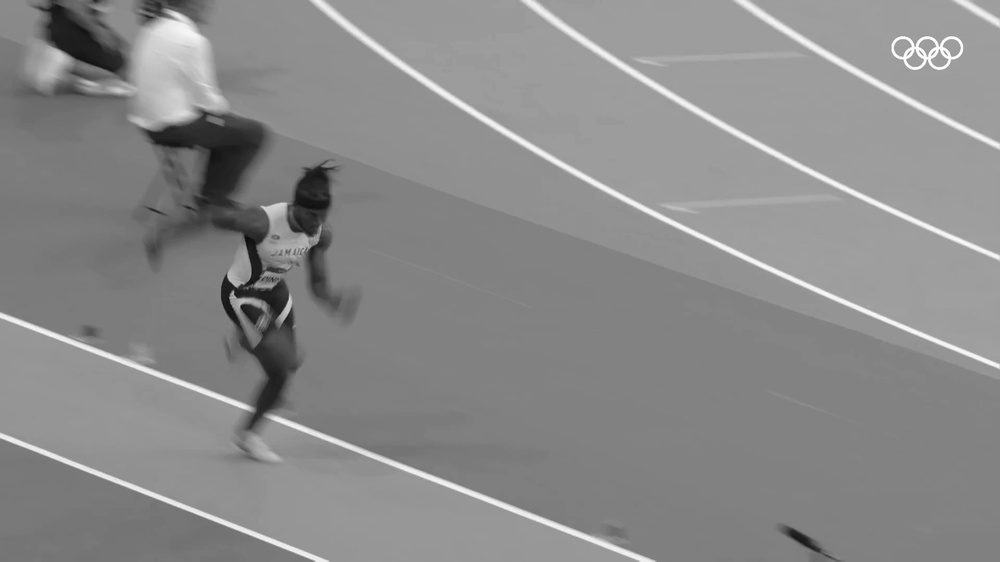
#> input picture grayscale_frames/match1/frame_0000.jpg, 1000 x 562 px, shrunk from 1920 x 1080 before the run, found by its file name
$ jupyter execute 05_clahe_enhancement.ipynb
#> lines starting #> are read from the running program, lines starting #| are printed output that depends on the picture
[cell 1]
import cv2
import os
import matplotlib.pyplot as plt

[cell 2]
input_folder = r"C:\Users\TECH STORE\OneDrive\Desktop\IP_Project\denoised_frames\match1"
output_folder = r"C:\Users\TECH STORE\OneDrive\Desktop\IP_Project\enhanced_frames\match1"

os.makedirs(output_folder, exist_ok=True)

[cell 3]
frame_name = "frame_0000.jpg"

input_path = os.path.join(input_folder, frame_name)
img = cv2.imread(input_path, 0)
#> img is the input picture: shape (562, 1000); min 9, max 255, mean 138.3

plt.figure(figsize=(6,6))
plt.imshow(img, cmap="gray")
plt.title("Denoised Frame")
plt.axis("off")
plt.show()

[cell 4]
clahe = cv2.createCLAHE(clipLimit=0.3, tileGridSize=(8,8))
clahe_img = clahe.apply(img)

plt.figure(figsize=(10,5))

plt.subplot(1,2,1)
plt.imshow(img, cmap="gray")
plt.title("Before CLAHE")
plt.axis("off")

plt.subplot(1,2,2)
plt.imshow(clahe_img, cmap="gray")
plt.title("After CLAHE")
plt.axis("off")

plt.tight_layout()
plt.show()
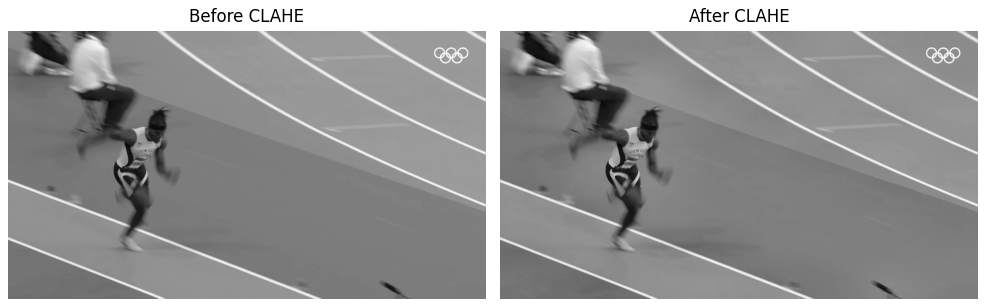
#> figure drawn by matplotlib, 2 panels

[cell 5]
plt.figure(figsize=(12,5))

plt.subplot(1,2,1)
plt.hist(img.ravel(), bins=256, range=(0,256))
plt.title("Before CLAHE Histogram")

plt.subplot(1,2,2)
plt.hist(clahe_img.ravel(), bins=256, range=(0,256))
plt.title("After CLAHE Histogram")

plt.tight_layout()
plt.show()
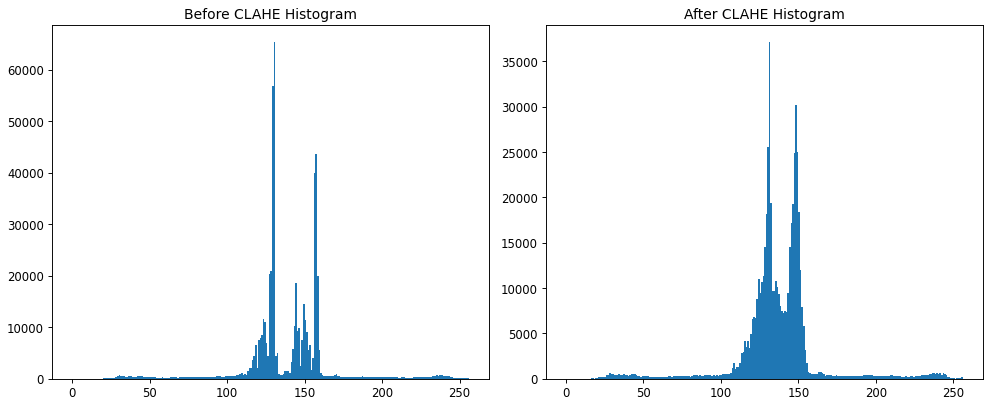
#> figure drawn by matplotlib, 2 panels; panel 1: tallest bar 65299 high, from x = 130 to 131; panel 2: tallest bar 37097 high, from x = 131 to 132

[cell 6]
frame_files = sorted(os.listdir(input_folder))

clahe = cv2.createCLAHE(clipLimit=0.3, tileGridSize=(8,8))

for file in frame_files:
    if file.endswith(".jpg") or file.endswith(".png") or file.endswith(".jpeg"):
        path = os.path.join(input_folder, file)
        img = cv2.imread(path, 0)
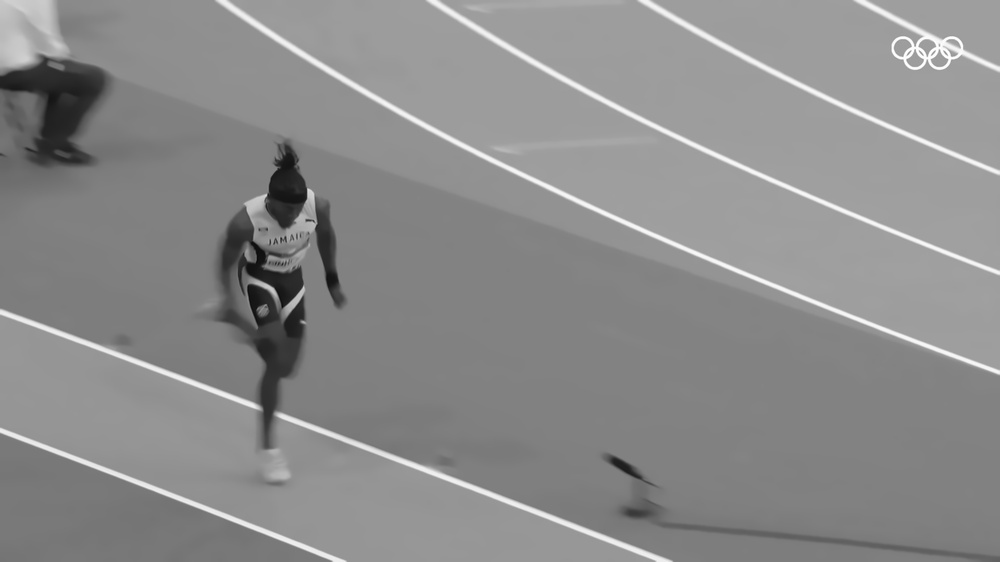
#> input picture denoised_frames/match1/frame_0004.jpg, 1000 x 562 px, shrunk from 1920 x 1080 before the run, found by its file name
#> img is the input picture: shape (562, 1000); min 5, max 255, mean 139.6

        enhanced = clahe.apply(img)

        save_path = os.path.join(output_folder, file)
        cv2.imwrite(save_path, enhanced)

print("CLAHE enhanced frames saved successfully.")
